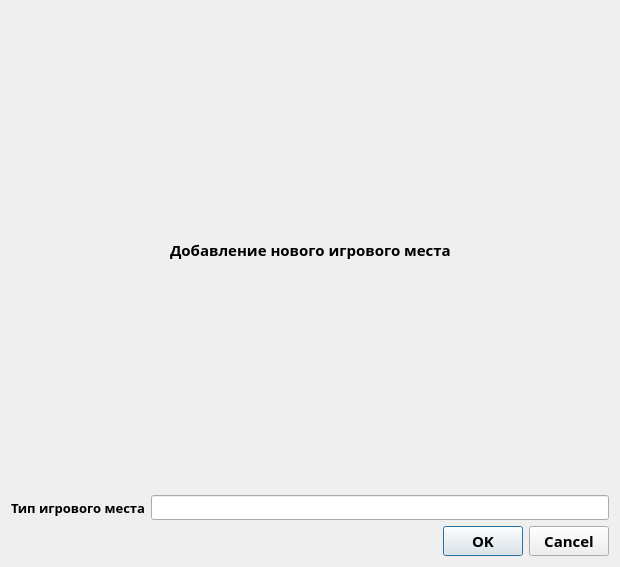
<?xml version="1.0" encoding="UTF-8"?>
<ui version="4.0">
 <class>addplace</class>
 <widget class="QDialog" name="addplace">
  <property name="geometry">
   <rect>
    <x>0</x>
    <y>0</y>
    <width>620</width>
    <height>567</height>
   </rect>
  </property>
  <property name="windowTitle">
   <string>Dialog</string>
  </property>
  <layout class="QGridLayout" name="gridLayout">
   <item row="0" column="0">
    <layout class="QVBoxLayout" name="verticalLayout">
     <item>
      <layout class="QHBoxLayout" name="horizontalLayout">
       <item>
        <spacer name="horizontalSpacer_2">
         <property name="orientation">
          <enum>Qt::Orientation::Horizontal</enum>
         </property>
         <property name="sizeHint" stdset="0">
          <size>
           <width>40</width>
           <height>20</height>
          </size>
         </property>
        </spacer>
       </item>
       <item>
        <widget class="QLabel" name="label">
         <property name="font">
          <font>
           <family>Century Gothic</family>
           <pointsize>11</pointsize>
           <bold>true</bold>
          </font>
         </property>
         <property name="text">
          <string>Добавление нового игрового места</string>
         </property>
        </widget>
       </item>
       <item>
        <spacer name="horizontalSpacer">
         <property name="orientation">
          <enum>Qt::Orientation::Horizontal</enum>
         </property>
         <property name="sizeHint" stdset="0">
          <size>
           <width>40</width>
           <height>20</height>
          </size>
         </property>
        </spacer>
       </item>
      </layout>
     </item>
     <item>
      <layout class="QHBoxLayout" name="horizontalLayout_2">
       <item>
        <widget class="QLabel" name="label_2">
         <property name="font">
          <font>
           <family>Century Gothic</family>
           <pointsize>10</pointsize>
           <bold>true</bold>
          </font>
         </property>
         <property name="text">
          <string>Тип игрового места</string>
         </property>
        </widget>
       </item>
       <item>
        <widget class="QLineEdit" name="PlaceType">
         <property name="font">
          <font>
           <family>Century Gothic</family>
          </font>
         </property>
        </widget>
       </item>
      </layout>
     </item>
    </layout>
   </item>
   <item row="1" column="0">
    <widget class="QDialogButtonBox" name="buttonBox">
     <property name="font">
      <font>
       <family>Century Gothic</family>
       <pointsize>11</pointsize>
       <bold>true</bold>
      </font>
     </property>
     <property name="orientation">
      <enum>Qt::Orientation::Horizontal</enum>
     </property>
     <property name="standardButtons">
      <set>QDialogButtonBox::StandardButton::Cancel|QDialogButtonBox::StandardButton::Ok</set>
     </property>
    </widget>
   </item>
  </layout>
 </widget>
 <resources/>
 <connections>
  <connection>
   <sender>buttonBox</sender>
   <signal>accepted()</signal>
   <receiver>addplace</receiver>
   <slot>accept()</slot>
   <hints>
    <hint type="sourcelabel">
     <x>248</x>
     <y>254</y>
    </hint>
    <hint type="destinationlabel">
     <x>157</x>
     <y>274</y>
    </hint>
   </hints>
  </connection>
  <connection>
   <sender>buttonBox</sender>
   <signal>rejected()</signal>
   <receiver>addplace</receiver>
   <slot>reject()</slot>
   <hints>
    <hint type="sourcelabel">
     <x>316</x>
     <y>260</y>
    </hint>
    <hint type="destinationlabel">
     <x>286</x>
     <y>274</y>
    </hint>
   </hints>
  </connection>
 </connections>
</ui>
